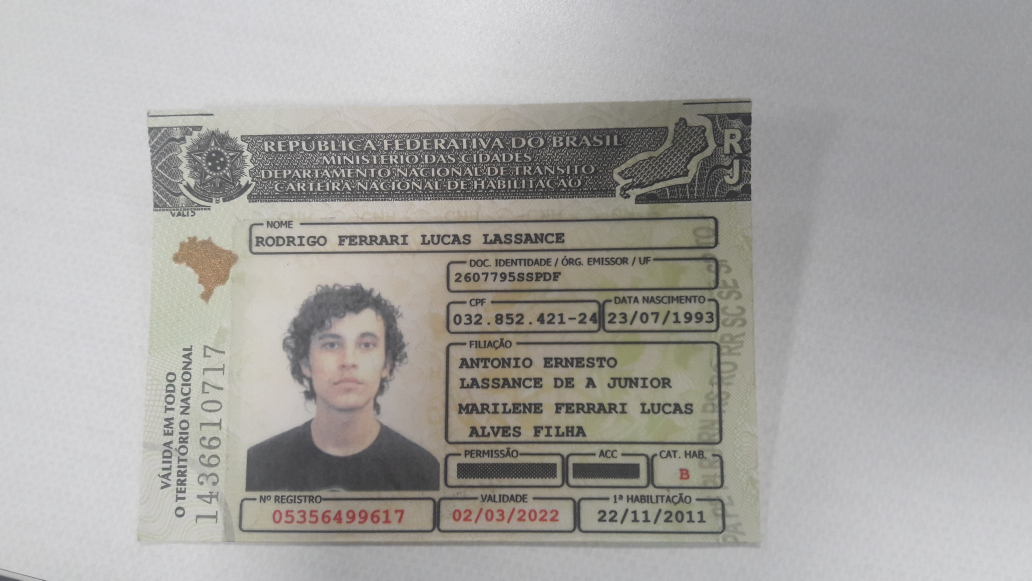
#> input picture database_test/CNH.jpg, 4128 x 2322 px (shown at 1/4 size)
$ python crop_first_half.py --input_image database_test/CNH.jpg   (older library calls are emulated)
#> lines starting #> are read from the running program, lines starting #| are printed output that depends on the picture
### framing_helper.py
# Módulo criado para definir funções auxiliares para os processos
# de enquadramento da CNH

from PIL import Image, ImageChops
import cv2
import numpy as np


DEBUG_MODE = False
''' If True print image will show images. If False then no image is shown'''


# [52 lines left out: functions show_img, filterOutSaltPepperNoise, findSignificantContour, not called in this run]

# Automatically crop the output image to reduce white border left
# from the bg remove process


def trim(im):
    bg = Image.new(im.mode, im.size, im.getpixel((0, 0)))
    diff = ImageChops.difference(im, bg)
    diff = ImageChops.add(diff, diff, 2.0, -100)
    # Bounding box given as a 4-tuple defining the left, upper, right,
    # and lower pixel coordinates.
    # If the image is completely empty, this method returns None.
    bbox = diff.getbbox()
    if bbox:
        return im.crop(bbox)


# [33 lines left out: functions resize_proportionally, print_image, document_type, not called in this run]

### metricas_qualidade.py
import cv2
import numpy as np

def metricas_qualidade (img):
    '''
    Recebe uma imagem em BGR e retorna as duas métricas de qualidade:
    1 - LapSNR
    2 - Claridade
    '''
    # Transformando em escala de cinza
    gray = cv2.cvtColor(img.copy(), cv2.COLOR_BGR2GRAY)
    ## Calculo laplace
    lap = np.abs(cv2.Laplacian(gray, cv2.CV_64F))
    # variacao
    lap_var = np.round(lap.var(), 2)
    # log da variacao
    log_lap = np.round(np.log(lap_var), 2)
    # media
    lap_mean = np.round(np.mean(lap),2)
    # SNR - signal-to-noise ratio
    snr = np.round(lap_mean/log_lap, 2)
    if snr <= 3:
        snr_str = "Baixa"
    elif snr > 3 and snr < 5:
        snr_str = "Media"
    else:
        snr_str = "Alta"
    # Claridade
    hsv = cv2.cvtColor(img, cv2.COLOR_BGR2HSV)[:,:,2]
    clar = np.median(hsv/255)
    if clar <= 0.55:
        clar_str = "Escura"
    elif clar > 0.55 and clar < 0.7:
        clar_str = "Media"
    elif clar >=0.7 and clar < 0.85:
        clar_str = "Alta"
    else:
        clar_str = "Muito Alta"

    return ([snr_str, clar_str])

### crop_first_half.py
#!/usr/bin/env python
# coding: utf-8

import numpy as np
import cv2
import argparse
from PIL import Image, ImageChops
from framing_helper import trim
from metricas_qualidade import metricas_qualidade

def crop_first_half(image):
    #print("[INFO] Importando imagem de entrada ...\n")
    # Import image

    # Get image dimensions
    #print("[INFO] Dimensões da imagem de entrada:\n")
    height, width = image.shape[:2]
    # [6 lines of commented-out code are left out]

    new_height = int( (60/85)*width )
    new_height = int(new_height*1.05)
    crop = image[ 0:new_height, 0:width ]
    ## Remove extra white space left from previus process and repeat crop rotine
    crop = cv2.cvtColor(crop, cv2.COLOR_BGR2RGB)
    crop = Image.fromarray(crop)
    crop = trim(crop)
    crop = np.asarray(crop)
    crop = cv2.cvtColor(crop, cv2.COLOR_RGB2BGR)
    height, width = crop.shape[:2]
    new_height = int( (60/85)*width )
    #new_height = int(new_height*1.03)
    new_height = int(new_height*1.05)
    crop = crop[ 0:new_height, 0:width ]
    ind_image_quality = metricas_qualidade(crop)
    return crop, ind_image_quality

if __name__ == "__main__":
    # construct the argument parser and parse the arguments
    ap = argparse.ArgumentParser()
    ap.add_argument("-i", "--input_image", required=True,
    help="path to input image")
    ap.add_argument("-o", "--output_image", type=str, default="crop_half_output.png",
    help="path to output image")
    args = vars(ap.parse_args())

    image = cv2.imread( args["input_image"] )
#> image is the input picture: shape (2322, 4128, 3); mean B, G, R 161, 164.1, 165.8
    crop, ind_image_quality = crop_first_half(image)
#> in trim, `diff = ImageChops.difference(im, bg)`:
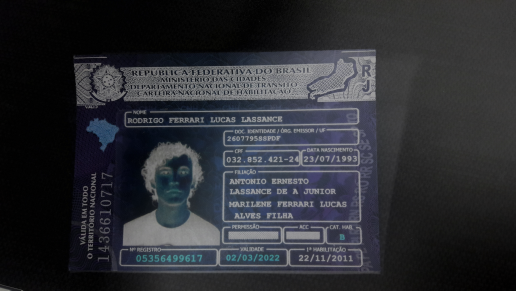
#> diff: PIL image 4128x2322 RGB (shown at 1/8 size); mean R, G, B 44.8, 46.5, 51.5
#> in trim, `diff = ImageChops.add(diff, diff, 2.0, -100)`:
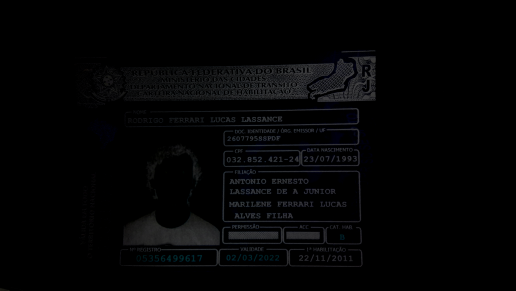
#> diff: PIL image 4128x2322 RGB (shown at 1/8 size); mean R, G, B 3.6, 3.8, 4.4
#> in trim, `bbox = diff.getbbox()`: bbox = (0, 395, 4096, 2322)
#> in trim, `return im.crop(bbox)`:
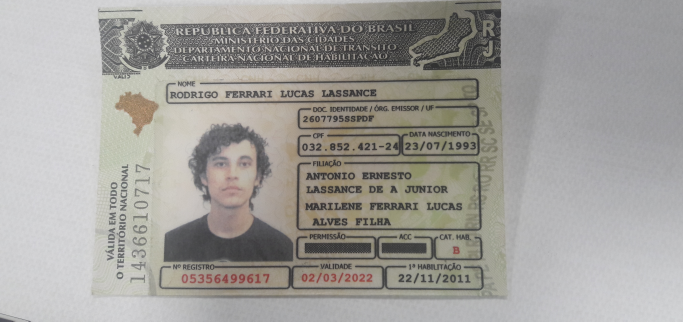
#> returned value: PIL image 4096x1927 RGB (shown at 1/6 size); mean R, G, B 161, 158.9, 154.7
#> in metricas_qualidade, `gray = cv2.cvtColor(img.copy(), cv2.COLOR_BGR2GRAY)`:
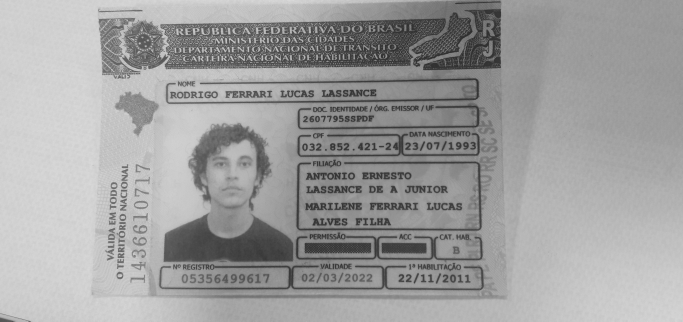
#> gray: shape (1927, 4096) (shown at 1/6 size); min 1, max 241, mean 159
#> in metricas_qualidade, `lap = np.abs(cv2.Laplacian(gray, cv2.CV_64F))`:
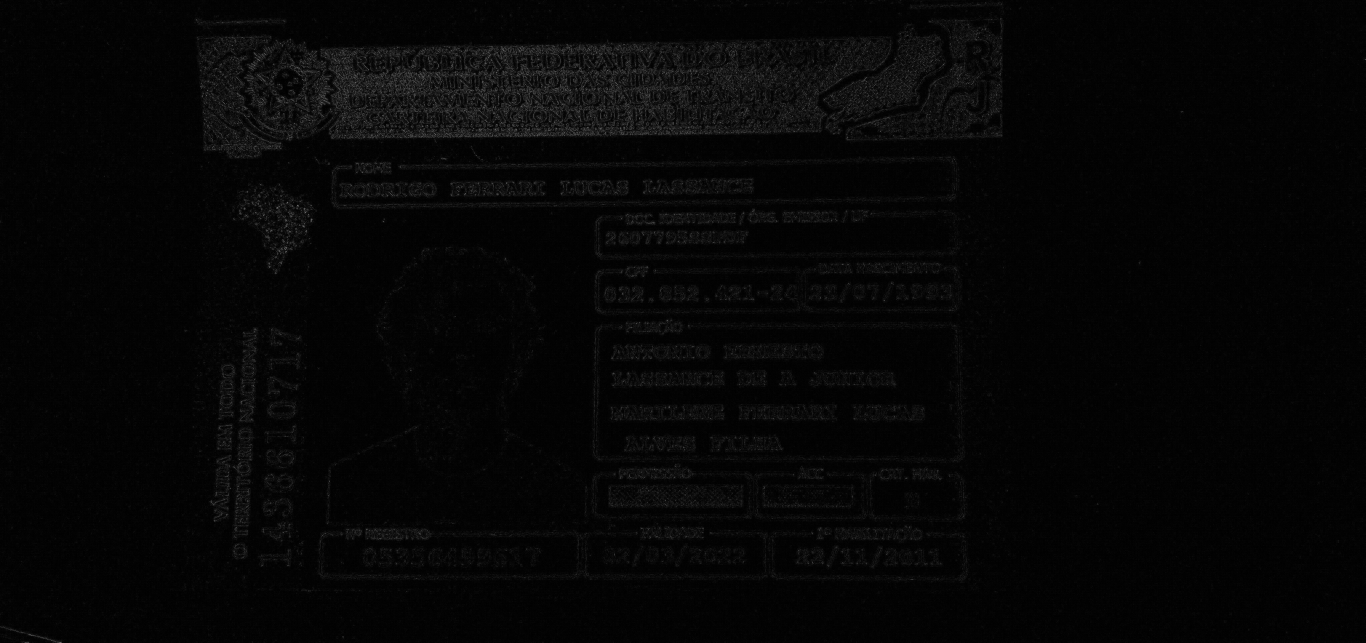
#> lap: shape (1927, 4096) float64 (shown at 1/3 size); min 0, max 237, mean 6
#> in metricas_qualidade, `lap_var = np.round(lap.var(), 2)`: lap_var = 107.3
#> in metricas_qualidade, `log_lap = np.round(np.log(lap_var), 2)`: log_lap = 4.68
#> in metricas_qualidade, `lap_mean = np.round(np.mean(lap),2)`: lap_mean = 5.96
#> in metricas_qualidade, `snr = np.round(lap_mean/log_lap, 2)`: snr = 1.27
#> in metricas_qualidade, `clar = np.median(hsv/255)`: clar = 0.647
#> in crop_first_half, `ind_image_quality = metricas_qualidade(crop)`: ind_image_quality = ['Baixa', 'Media']
#> ind_image_quality = ['Baixa', 'Media']
    cv2.imwrite( args["output_image"] , crop)

$ run again, on database_test/rodrigo2.jpg
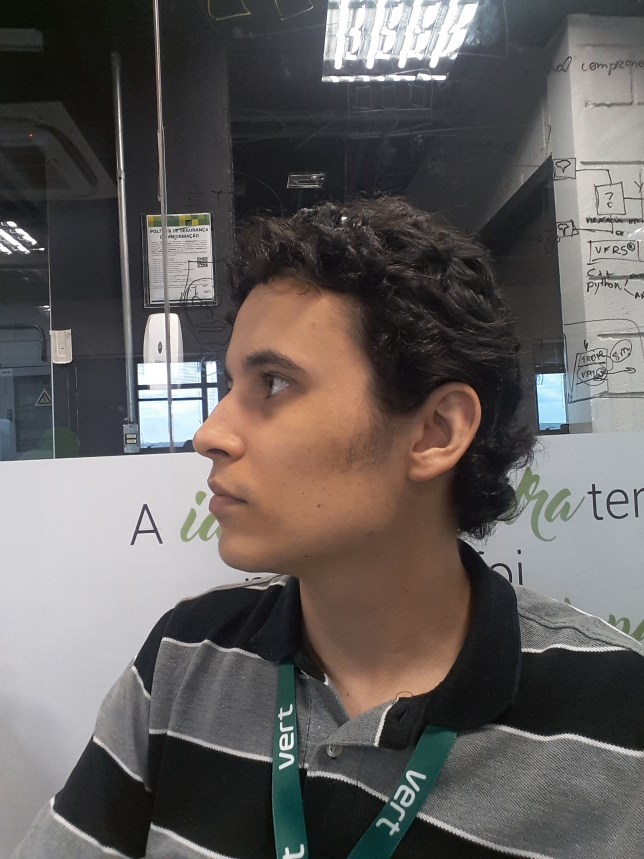
#> input picture database_test/rodrigo2.jpg, 1932 x 2576 px (shown at 1/3 size)
#> image is the input picture: shape (2576, 1932, 3); mean B, G, R 93.3, 95.1, 99.5
#> bbox = (0, 0, 1932, 1431)
#> in metricas_qualidade, `lap = np.abs(cv2.Laplacian(gray, cv2.CV_64F))`:
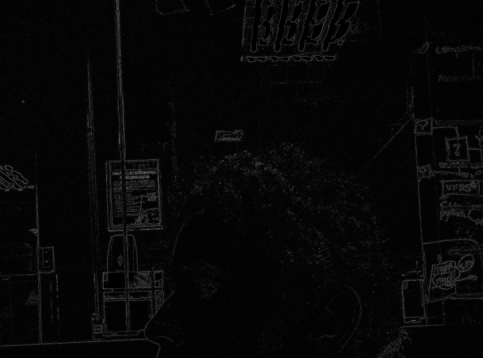
#> lap: shape (1431, 1932) float64 (shown at 1/4 size); min 0, max 307, mean 8.3; drawn with min black and max white
#> lap_var = 188.2
#> log_lap = 5.24
#> lap_mean = 8.33
#> snr = 1.59
#> in metricas_qualidade, `hsv = cv2.cvtColor(img, cv2.COLOR_BGR2HSV)[:,:,2]`:
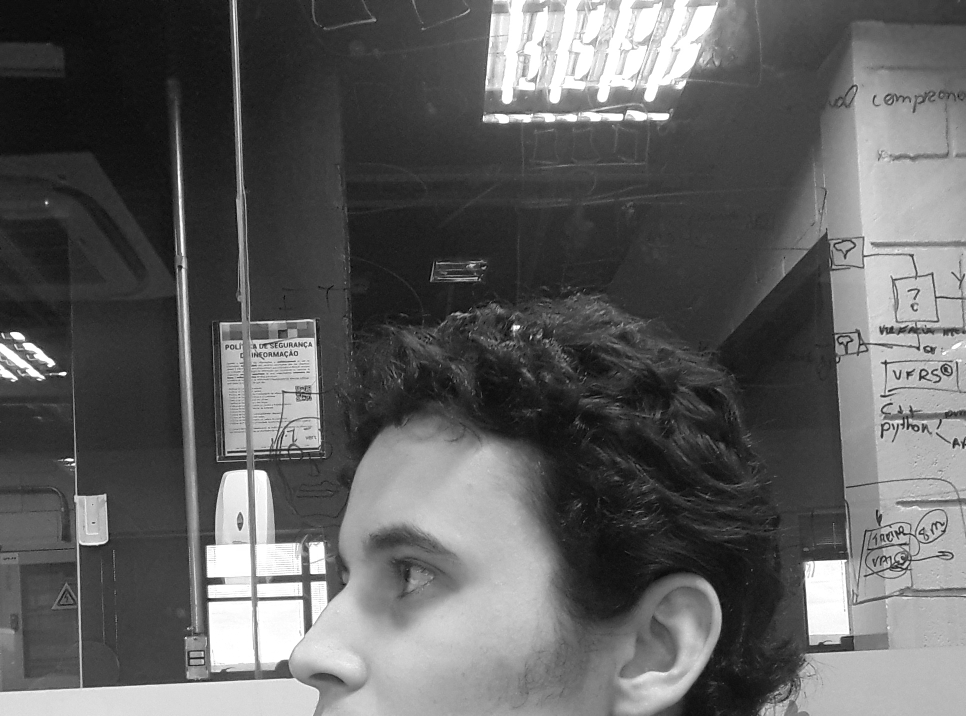
#> hsv: shape (1431, 1932) (shown at 1/2 size); min 0, max 255, mean 95.5
#> clar = 0.259
#> in crop_first_half, `ind_image_quality = metricas_qualidade(crop)`: ind_image_quality = ['Baixa', 'Escura']

$ run again, on database_test/rodrigo3.jpg
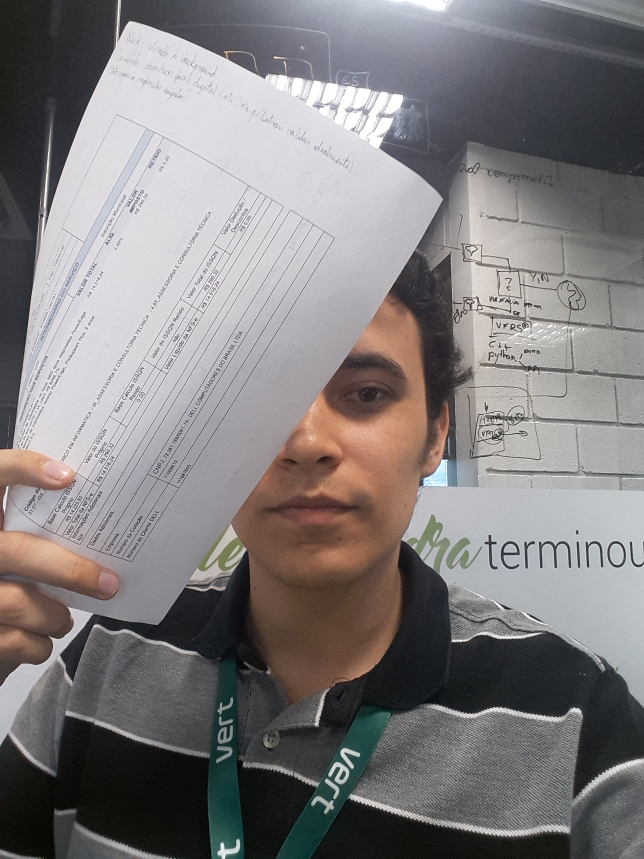
#> input picture database_test/rodrigo3.jpg, 1932 x 2576 px (shown at 1/3 size)
#> image is the input picture: shape (2576, 1932, 3); mean B, G, R 125.8, 125.1, 128.7
#> bbox = (0, 0, 1932, 1431)
#> in metricas_qualidade, `lap = np.abs(cv2.Laplacian(gray, cv2.CV_64F))`:
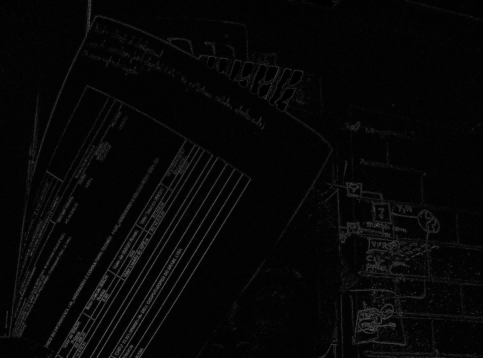
#> lap: shape (1431, 1932) float64 (shown at 1/4 size); min 0, max 368, mean 10.1; drawn with min black and max white
#> lap_var = 383.9
#> log_lap = 5.95
#> lap_mean = 10.07
#> snr = 1.69
#> in metricas_qualidade, `hsv = cv2.cvtColor(img, cv2.COLOR_BGR2HSV)[:,:,2]`:
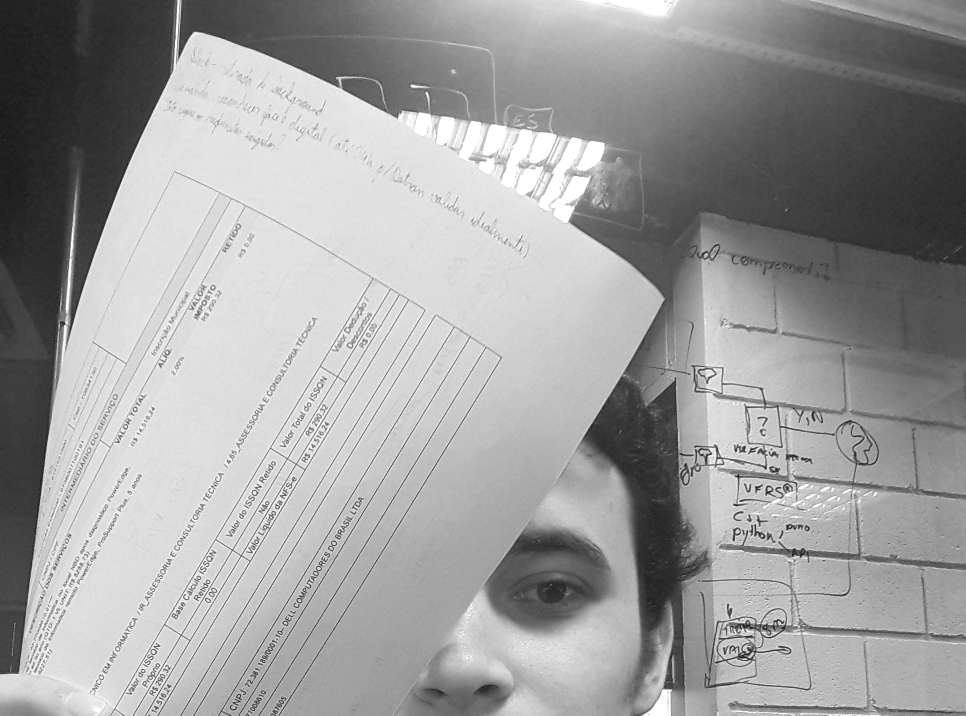
#> hsv: shape (1431, 1932) (shown at 1/2 size); min 4, max 255, mean 158.2
#> clar = 0.678
#> in crop_first_half, `ind_image_quality = metricas_qualidade(crop)`: ind_image_quality = ['Baixa', 'Media']
